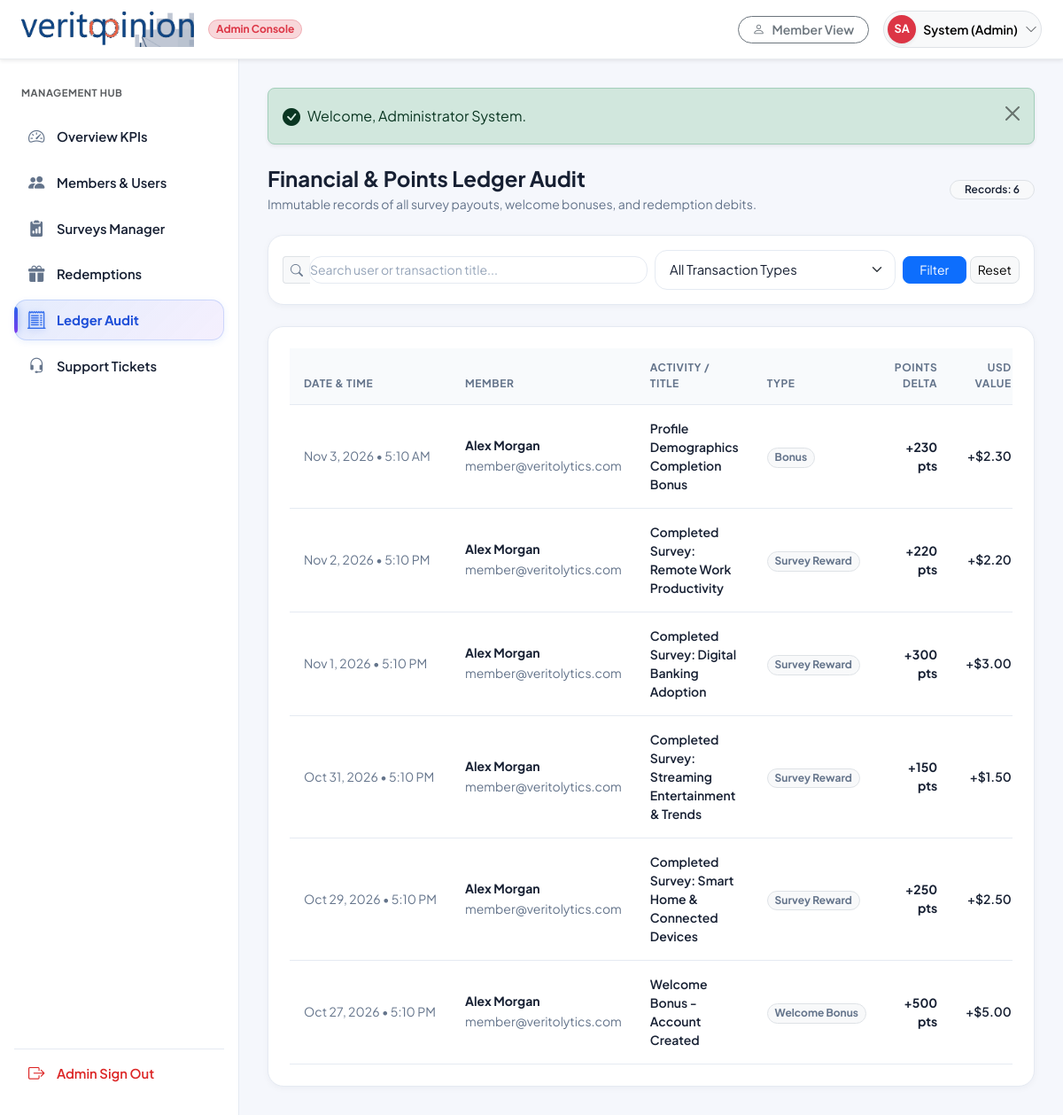
The app's page /admin/transactions.php (signed in) with its own data.
### tables this page shows
CREATE TABLE `users` (
  `id` INT AUTO_INCREMENT PRIMARY KEY,
  `first_name` VARCHAR(100) NOT NULL,
  `last_name` VARCHAR(100) NOT NULL,
  `email` VARCHAR(191) NOT NULL UNIQUE,
  `pending_email` VARCHAR(191) DEFAULT NULL,
  `email_verification_token` VARCHAR(255) DEFAULT NULL,
  `email_verification_expires_at` DATETIME DEFAULT NULL,
  `password_hash` VARCHAR(255) NOT NULL,
  `country` VARCHAR(100) NOT NULL DEFAULT 'United States',
  `state` VARCHAR(100) DEFAULT NULL,
  `city` VARCHAR(100) DEFAULT NULL,
  `phone` VARCHAR(50) DEFAULT NULL,
  `date_of_birth` DATE DEFAULT NULL,
  `gender` VARCHAR(50) DEFAULT NULL,
  `avatar` VARCHAR(255) DEFAULT NULL,
  `employment_status` VARCHAR(100) DEFAULT NULL,
  `annual_income` VARCHAR(100) DEFAULT NULL,
  `education_level` VARCHAR(100) DEFAULT NULL,
  `role` ENUM('member', 'admin') NOT NULL DEFAULT 'member',
  `status` ENUM('active', 'suspended', 'pending') NOT NULL DEFAULT 'active',
  `balance_points` INT NOT NULL DEFAULT 0,
  `lifetime_earnings_usd` DECIMAL(10,2) NOT NULL DEFAULT 0.00,
  `completed_surveys_count` INT NOT NULL DEFAULT 0,
  `profile_completion_pct` INT NOT NULL DEFAULT 35,
  `notification_preferences` TEXT DEFAULT NULL,
  `reset_token` VARCHAR(255) DEFAULT NULL,
  `reset_expires_at` DATETIME DEFAULT NULL,
  `deleted_at` DATETIME DEFAULT NULL,
  `created_at` TIMESTAMP DEFAULT CURRENT_TIMESTAMP,
  `updated_at` TIMESTAMP DEFAULT CURRENT_TIMESTAMP ON UPDATE CURRENT_TIMESTAMP,
  INDEX `idx_users_email` (`email`),
  INDEX `idx_users_role` (`role`),
  INDEX `idx_users_status` (`status`),
  INDEX `idx_users_deleted` (`deleted_at`)
);

CREATE TABLE `transactions` (
  `id` INT AUTO_INCREMENT PRIMARY KEY,
  `user_id` INT NOT NULL,
  `type` ENUM('welcome_bonus', 'survey_reward', 'redemption', 'bonus', 'adjustment') NOT NULL,
  `title` VARCHAR(255) NOT NULL,
  `points` INT NOT NULL,
  `amount_usd` DECIMAL(10,2) NOT NULL,
  `status` ENUM('pending', 'completed', 'cancelled') NOT NULL DEFAULT 'completed',
  `created_at` TIMESTAMP DEFAULT CURRENT_TIMESTAMP,
  INDEX `idx_tx_user` (`user_id`),
  INDEX `idx_tx_type` (`type`),
  CONSTRAINT `fk_tx_user` FOREIGN KEY (`user_id`) REFERENCES `users`(`id`) ON DELETE CASCADE
);

### includes/auth_check.php (called while the page is built, shortened)
<?php
require_once __DIR__ . '/functions.php';
function is_logged_in(): bool {
    if (!empty($_SESSION['user_id'])) {
        return true;
    }
    if (!empty($_COOKIE['vy_auth_token'])) {
        $raw = base64_decode($_COOKIE['vy_auth_token'], true);
        if ($raw && str_contains($raw, ':')) {
            $parts = explode(':', $raw);
            if (count($parts) === 3) {
                [$uId, $expiry, $sig] = $parts;
                $uId = (int)$uId;
                $exp = (int)$expiry;
                if ($uId > 0 && $exp > time()) {
                    try {
                        $db = get_db();
                        $stmt = $db->prepare("SELECT id, role, status, password_hash FROM users WHERE id = :id");
                        $stmt->execute([':id' => $uId]);
                        $u = $stmt->fetch();
                        if ($u && $u['status'] !== 'suspended') {
                            $hashSnippet = substr((string)$u['password_hash'], 0, 16);
                            $expectedSig = hash_hmac('sha256', "{$uId}:{$exp}:{$hashSnippet}", get_app_secret());
                            if (hash_equals($expectedSig, $sig)) {
                                return true;
                            }
                        }
                    } catch (Throwable $e) {
                    }
                }
            }
        }
    }
    return false;
}
function current_user(): ?array {
    static $cachedUser = null;
    if ($cachedUser !== null) {
        return $cachedUser;
    }
    $db = get_db();
    try {
        $stmt = $db->prepare("
            SELECT id, first_name, last_name, email, pending_email, email_verification_token,
                   country, state, city, phone, date_of_birth, gender, avatar,
                   employment_status, annual_income, education_level, role, status,
                   balance_points, lifetime_earnings_usd, completed_surveys_count,
                   profile_completion_pct, notification_preferences, created_at, updated_at
            FROM users
            WHERE id = :id
        ");
        $stmt->execute([':id' => $_SESSION['user_id']]);
        $user = $stmt->fetch();
    } catch (Throwable $e) {
        try {
            $stmt = $db->prepare("
                SELECT id, first_name, last_name, email,
                       country, phone, date_of_birth, gender,
                       employment_status, annual_income, education_level, role, status,
                       balance_points, lifetime_earnings_usd, completed_surveys_count,
                       profile_completion_pct, created_at, updated_at
                FROM users
                WHERE id = :id
            ");
            $stmt->execute([':id' => $_SESSION['user_id']]);
            $user = $stmt->fetch();
            if ($user) {
                $user['pending_email'] = null;
                $user['email_verification_token'] = null;
                $user['email_verification_expires_at'] = null;
                $user['state'] = null;
                $user['city'] = null;
                $user['avatar'] = null;
                $user['notification_preferences'] = null;
            }
        } catch (Throwable $e2) {
            $user = null;
        }
    }
    $cachedUser = $user;
    return $cachedUser;
}
function require_admin(): array {
    $user = current_user();
    return $user;
}

### admin/transactions.php (the view, shortened to what this page needs)
<?php
require_once __DIR__ . '/../includes/functions.php';
require_once __DIR__ . '/../includes/auth_check.php';
$admin = require_admin();
$db = get_db();
$search = trim($_GET['search'] ?? '');
$sql = "
    SELECT t.*, u.first_name, u.last_name, u.email
    FROM transactions t
    JOIN users u ON u.id = t.user_id
    WHERE 1=1
";
$params = [];
$sql .= " ORDER BY t.created_at DESC LIMIT 150";
$stmt = $db->prepare($sql);
$stmt->execute($params);
$transactions = $stmt->fetchAll();
require_once __DIR__ . '/../includes/admin_header.php';
?>
<div class="portal-wrapper">
    <?php require_once __DIR__ . '/../includes/admin_sidebar.php'; ?>
    <div class="portal-main">
        <?= render_flash() ?>
        <div class="d-flex flex-column flex-md-row justify-content-between align-items-start align-items-md-center gap-3 mb-4">
            <div>
                <h4 class="fw-bold text-dark mb-1">Financial & Points Ledger Audit</h4>
                <p class="text-muted small mb-0">Immutable records of all survey payouts, welcome bonuses, and redemption debits.</p>
            </div>
            <span class="badge bg-light text-dark border rounded-pill px-3 py-1.5 small fw-semibold">
                Records: <?= count($transactions) ?>
            </span>
        </div>
        <div class="card card-vy border-0 shadow-sm p-3 mb-4">
            <form method="GET" action="<?= BASE_URL ?>/admin/transactions.php" class="row g-2 align-items-center">
                <div class="col-md-6">
                    <div class="input-group input-group-sm">
                        <span class="input-group-text bg-light border-end-0 text-muted"><i class="bi bi-search"></i></span>
                        <input type="text" name="search" class="form-control border-start-0 ps-0" placeholder="Search user or transaction title..." value="<?= e($search) ?>">
                    </div>
                </div>
                <div class="col-md-4">
                    <select name="type" class="form-select form-select-sm">
                        <option value="all">All Transaction Types</option>
                    </select>
                </div>
                <div class="col-md-2 d-flex gap-1">
                    <button type="submit" class="btn btn-sm btn-primary w-100 rounded-3">Filter</button>
                    <a href="<?= BASE_URL ?>/admin/transactions.php" class="btn btn-sm btn-light border rounded-3">Reset</a>
                </div>
            </form>
        </div>
        <div class="card card-vy border-0 shadow-sm p-4">
            <?php if (empty($transactions)): ?>
                <div class="text-center py-4 text-muted small">No transactions matched your search criteria.</div>
            <?php else: ?>
                <div class="table-responsive">
                    <table class="table table-hover align-middle mb-0">
                        <thead class="table-light small text-muted">
                            <tr>
                                <th>Date & Time</th>
                                <th>Member</th>
                                <th>Activity / Title</th>
                                <th>Type</th>
                                <th class="text-end">Points Delta</th>
                                <th class="text-end">USD Value</th>
                            </tr>
                        </thead>
                        <tbody>
                            <?php foreach ($transactions as $t): ?>
                                <tr>
                                    <td class="small text-muted text-nowrap">
                                        <?= date('M j, Y • g:i A', strtotime($t['created_at'])) ?>
                                    </td>
                                    <td>
                                        <div class="fw-bold text-dark small"><?= e($t['first_name'] . ' ' . $t['last_name']) ?></div>
                                        <small class="text-muted"><?= e($t['email']) ?></small>
                                    </td>
                                    <td>
                                        <div class="fw-semibold small text-dark"><?= e($t['title']) ?></div>
                                    </td>
                                    <td>
                                        <span class="badge bg-light text-secondary border rounded-pill small text-capitalize">
                                            <?= str_replace('_', ' ', e($t['type'])) ?>
                                        </span>
                                    </td>
                                    <td class="text-end fw-bold small <?= $t['points'] >= 0 ? 'text-success' : 'text-danger' ?>">
                                        <?= $t['points'] >= 0 ? '+' : '' ?><?= number_format($t['points']) ?> pts
                                    </td>
                                    <td class="text-end small fw-semibold text-dark">
                                        <?= $t['amount_usd'] >= 0 ? '+' : '' ?><?= format_currency($t['amount_usd']) ?>
                                    </td>
                                </tr>
                            <?php endforeach; ?>
                        </tbody>
                    </table>
                </div>
            <?php endif; ?>
        </div>
<?php require_once __DIR__ . '/../includes/admin_footer.php'; ?>

### includes/admin_header.php (shortened to what this page needs)
<?php
require_once __DIR__ . '/functions.php';
require_once __DIR__ . '/auth_check.php';
$admin = require_admin();
$initials = strtoupper(substr($admin['first_name'], 0, 1) . substr($admin['last_name'], 0, 1));
?>
<!DOCTYPE html>
<html lang="en">
<head>
    <link href="https://cdn.jsdelivr.net/npm/bootstrap@5.3.3/dist/css/bootstrap.min.css" rel="stylesheet">
    <link rel="stylesheet" href="https://cdn.jsdelivr.net/npm/bootstrap-icons@1.11.3/font/bootstrap-icons.min.css">
    <link rel="stylesheet" href="<?= BASE_URL ?>/assets/css/style.css">
</head>
<body class="bg-light">
<header class="navbar navbar-expand bg-white border-bottom border-light-subtle sticky-top px-3 py-2 shadow-sm">
    <div class="container-fluid px-2">
        <div class="d-flex align-items-center gap-3">
            <a class="navbar-brand d-flex align-items-center m-0" href="<?= BASE_URL ?>/admin/dashboard.php" aria-label="Veritopinion">
                <img src="<?= BASE_URL ?>/assets/images/veritopinion-logo.png" alt="Veritopinion" height="34" class="brand-logo-img">
            </a>
            <span class="badge bg-danger-subtle text-danger border border-danger-subtle rounded-pill px-2.5 py-1 fw-bold small">
                Admin Console
            </span>
        </div>
        <div class="d-flex align-items-center gap-3 ms-auto">
            <a href="<?= BASE_URL ?>/member/dashboard.php" class="btn btn-sm btn-outline-secondary rounded-pill px-3 py-1.5 small fw-semibold d-none d-md-inline-flex align-items-center gap-1">
                <i class="bi bi-person me-1"></i> Member View
            </a>
            <div class="dropdown">
                <button class="btn btn-light rounded-pill p-1 pe-2.5 d-flex align-items-center gap-2 border" type="button" id="adminMenuBtn" data-bs-toggle="dropdown" aria-expanded="false">
                    <div class="rounded-circle bg-danger text-white fw-bold d-flex align-items-center justify-content-center shadow-sm" style="width: 32px; height: 32px; font-size: 0.8rem;">
                        <?= $initials ?>
                    </div>
                    <span class="fw-semibold small d-none d-sm-inline"><?= e($admin['first_name']) ?> (Admin)</span>
                    <i class="bi bi-chevron-down small text-muted"></i>
                </button>
            </div>
        </div>
    </div>
</header>

### records on screen
users: initials "SA", first_name "System"
transactions: created_at "Nov 3, 2026 • 5:10 AM", user.last_name "Alex Morgan", user.email "member@veritolytics.com", title "Profile Demographics Completion Bonus", type "Bonus", points "230", amount_usd "$2.30"
transactions: created_at "Nov 2, 2026 • 5:10 PM", user.last_name "Alex Morgan", user.email "member@veritolytics.com", title "Completed Survey: Remote Work Productivity", type "Survey Reward", points "220", amount_usd "$2.20"
transactions: created_at "Nov 1, 2026 • 5:10 PM", user.last_name "Alex Morgan", user.email "member@veritolytics.com", title "Completed Survey: Digital Banking Adoption", type "Survey Reward", points "300", amount_usd "$3.00"
transactions: created_at "Oct 31, 2026 • 5:10 PM", user.last_name "Alex Morgan", user.email "member@veritolytics.com", title "Completed Survey: Streaming Entertainment & Trends", type "Survey Reward", points "150", amount_usd "$1.50"
transactions: created_at "Oct 29, 2026 • 5:10 PM", user.last_name "Alex Morgan", user.email "member@veritolytics.com", title "Completed Survey: Smart Home & Connected Devices", type "Survey Reward", points "250", amount_usd "$2.50"
transactions: created_at "Oct 27, 2026 • 5:10 PM", user.last_name "Alex Morgan", user.email "member@veritolytics.com", title "Welcome Bonus - Account Created", type "Welcome Bonus", points "500", amount_usd "$5.00"

### other values on screen
$msg "Welcome, Administrator System."
count($transactions) "6"
